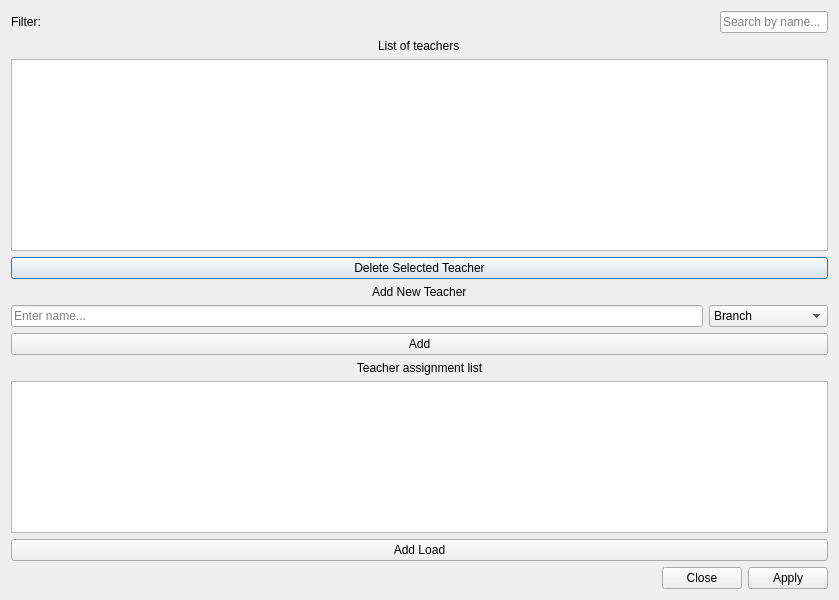
<?xml version="1.0" encoding="UTF-8"?>
<ui version="4.0">
 <class>TeacherDialog</class>
 <widget class="QDialog" name="TeacherDialog">
  <property name="geometry">
   <rect>
    <x>0</x>
    <y>0</y>
    <width>839</width>
    <height>600</height>
   </rect>
  </property>
  <property name="windowTitle">
   <string>Dialog</string>
  </property>
  <layout class="QVBoxLayout" name="verticalLayout">
   <item>
    <layout class="QHBoxLayout" name="horizontalLayout_2">
     <item>
      <widget class="QLabel" name="label_4">
       <property name="text">
        <string>Filter:</string>
       </property>
      </widget>
     </item>
     <item>
      <widget class="QLineEdit" name="filter_lbl">
       <property name="sizePolicy">
        <sizepolicy hsizetype="Fixed" vsizetype="Fixed">
         <horstretch>0</horstretch>
         <verstretch>0</verstretch>
        </sizepolicy>
       </property>
       <property name="placeholderText">
        <string>Search by name...</string>
       </property>
      </widget>
     </item>
    </layout>
   </item>
   <item alignment="Qt::AlignHCenter">
    <widget class="QLabel" name="label">
     <property name="text">
      <string>List of teachers</string>
     </property>
    </widget>
   </item>
   <item>
    <widget class="QTableView" name="tableView">
     <property name="sizePolicy">
      <sizepolicy hsizetype="MinimumExpanding" vsizetype="MinimumExpanding">
       <horstretch>0</horstretch>
       <verstretch>0</verstretch>
      </sizepolicy>
     </property>
    </widget>
   </item>
   <item>
    <layout class="QVBoxLayout" name="verticalLayout_2">
     <item>
      <widget class="QPushButton" name="delete_button">
       <property name="text">
        <string>Delete Selected Teacher</string>
       </property>
      </widget>
     </item>
     <item alignment="Qt::AlignHCenter">
      <widget class="QLabel" name="label_3">
       <property name="text">
        <string>Add New Teacher</string>
       </property>
      </widget>
     </item>
     <item>
      <layout class="QHBoxLayout" name="horizontalLayout">
       <item>
        <widget class="QLineEdit" name="name_input">
         <property name="toolTip">
          <string>&lt;html&gt;&lt;head/&gt;&lt;body&gt;&lt;p&gt;Name&lt;/p&gt;&lt;/body&gt;&lt;/html&gt;</string>
         </property>
         <property name="text">
          <string/>
         </property>
         <property name="placeholderText">
          <string>Enter name...</string>
         </property>
        </widget>
       </item>
       <item>
        <widget class="QComboBox" name="branch_combo">
         <item>
          <property name="text">
           <string>Branch</string>
          </property>
         </item>
         <item>
          <property name="text">
           <string>Applied Science</string>
          </property>
         </item>
         <item>
          <property name="text">
           <string>Computer</string>
          </property>
         </item>
         <item>
          <property name="text">
           <string>IT</string>
          </property>
         </item>
         <item>
          <property name="text">
           <string>E&amp;TC</string>
          </property>
         </item>
        </widget>
       </item>
      </layout>
     </item>
     <item>
      <widget class="QPushButton" name="add_button">
       <property name="text">
        <string>Add</string>
       </property>
      </widget>
     </item>
     <item>
      <widget class="QLabel" name="label_2">
       <property name="text">
        <string>&lt;html&gt;&lt;head/&gt;&lt;body&gt;&lt;p align=&quot;center&quot;&gt;Teacher assignment list&lt;/p&gt;&lt;/body&gt;&lt;/html&gt;</string>
       </property>
      </widget>
     </item>
     <item>
      <widget class="QTableView" name="tableView_2"/>
     </item>
    </layout>
   </item>
   <item>
    <layout class="QHBoxLayout" name="horizontalLayout_3">
     <item>
      <widget class="QPushButton" name="add_load_button">
       <property name="text">
        <string>Add Load</string>
       </property>
      </widget>
     </item>
    </layout>
   </item>
   <item>
    <widget class="QDialogButtonBox" name="buttonBox">
     <property name="orientation">
      <enum>Qt::Horizontal</enum>
     </property>
     <property name="standardButtons">
      <set>QDialogButtonBox::Apply|QDialogButtonBox::Close</set>
     </property>
    </widget>
   </item>
  </layout>
 </widget>
 <resources/>
 <connections>
  <connection>
   <sender>buttonBox</sender>
   <signal>rejected()</signal>
   <receiver>TeacherDialog</receiver>
   <slot>reject()</slot>
   <hints>
    <hint type="sourcelabel">
     <x>316</x>
     <y>260</y>
    </hint>
    <hint type="destinationlabel">
     <x>286</x>
     <y>274</y>
    </hint>
   </hints>
  </connection>
  <connection>
   <sender>buttonBox</sender>
   <signal>accepted()</signal>
   <receiver>TeacherDialog</receiver>
   <slot>accept()</slot>
   <hints>
    <hint type="sourcelabel">
     <x>248</x>
     <y>254</y>
    </hint>
    <hint type="destinationlabel">
     <x>157</x>
     <y>274</y>
    </hint>
   </hints>
  </connection>
 </connections>
</ui>
